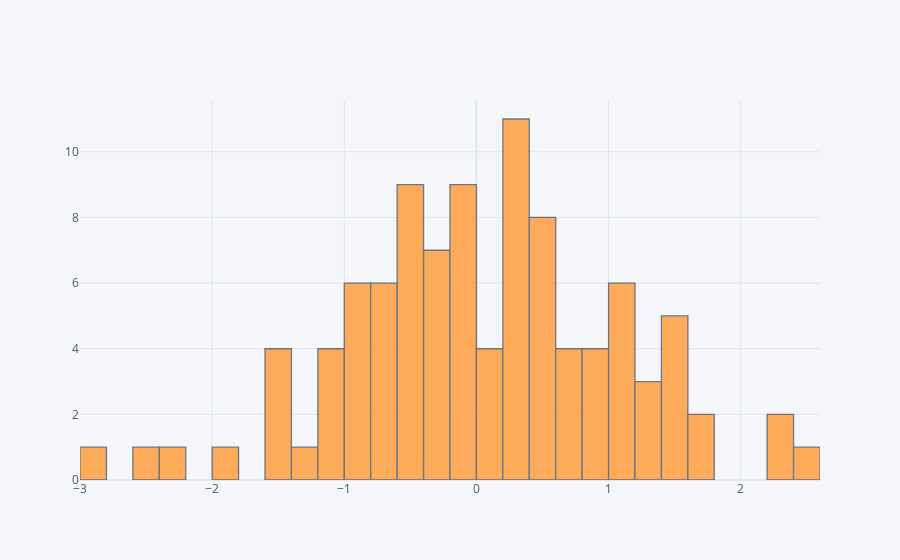

The notebook cell this image was saved under:
### Code cell
df['A'].iplot(kind='hist', bins=50)

### Figure 1 — Plotly figure (JSON) as saved in the notebook; plotly's stock layout.template omitted (floating-point values rounded to 4 significant figures)
{"data": [{"histfunc": "count", "histnorm": "", "marker": {"color": "rgba(255, 153, 51, 1.0)", "line": {"color": "#4D5663", "width": 1.3}}, "name": "A", "nbinsx": 50, "opacity": 0.8, "orientation": "v", "type": "histogram", "x": [1.579, 0.5389, 1.079, 0.3225, -0.9224, 0.6847, -0.4501, -0.3534, -2.873, -0.7485, -0.365, 0.6068, -0.9095, -0.5917, -0.1287, 1.739, 0.4724, -0.1923, 2.229, 0.9231, 1.67, -0.04895, -1.177, -1.508, 0.2472, -0.5515, 0.0394, 1.101, -0.674, -1.087, 0.7956, 1.371, -2.579, -0.2244, 0.2621, -1.456, 1.437, 1.588, -1.143, 0.8558, -0.2139, -0.4562, -1.24, -0.4894, -0.934, 1.163, -0.5287, -0.7852, 0.9048, 0.4246, -0.7309, 0.2559, 0.1862, -0.0005218, -0.09569, 0.4157, 2.336, 0.9863, -2.3, -0.989, -0.1739, 1.143, 0.7143, 1.086, 0.5326, 0.2496, 0.1522, -1.038, 0.403, 1.475, 0.5528, -0.4041, 0.2958, -0.9588, 2.412, -1.546, 0.3498, -0.2241, -0.5952, -0.1733, -0.2545, 0.3801, -0.8101, -0.1409, 0.5012, -1.447, -0.6101, 0.2545, -0.6732, 1.536, -1.882, -0.08447, 0.3027, 1.28, -0.2802, 1.131, 1.291, -0.509, 0.1214, 0.2912]}], "layout": {"barmode": "overlay", "legend": {"bgcolor": "#F5F6F9", "font": {"color": "#4D5663"}}, "paper_bgcolor": "#F5F6F9", "plot_bgcolor": "#F5F6F9", "title": {"font": {"color": "#4D5663"}}, "xaxis": {"gridcolor": "#E1E5ED", "showgrid": true, "tickfont": {"color": "#4D5663"}, "title": {"font": {"color": "#4D5663"}, "text": ""}, "zerolinecolor": "#E1E5ED"}, "yaxis": {"gridcolor": "#E1E5ED", "showgrid": true, "tickfont": {"color": "#4D5663"}, "title": {"font": {"color": "#4D5663"}, "text": ""}, "zerolinecolor": "#E1E5ED"}}}
